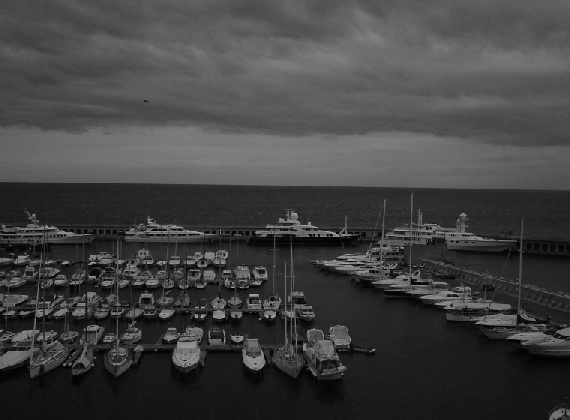
#> input picture computer_vision_tp_1_Bertrand_PATUREL/images/boat.png, 570 x 420 px
$ jupyter execute radiometry_Bertrand_PATUREL.ipynb
#> lines starting #> are read from the running program, lines starting #| are printed output that depends on the picture
# Part 2 : Histogram manipulation and equalisation

In this part of the TP, we are going to look at histogram equalisation. First, let us load the necessary packages and redefine some helper functions. Note that in this part of TP, you can use the plt.imshow function, since we are not interested in the aliasing effects which might occur.

### Your task

In the lab work, you must fill in the code in the places marked FILL IN CODE, or answer the written questions directly on the notebook.

[cell 1]
from matplotlib import pyplot as plt
import numpy as np
import imageio
from skimage import color

is_colab = False

def read_image(file_name):
#> called with file_name = 'images/boat.png'
    img_color = imageio.imread(file_name)
#> img_color is the input picture: shape (420, 570, 3); min 0, max 182, mean 65.7
    # NOTE : color.rgb2gray converts to the range 0 ... 1
    img_gray = color.rgb2gray(img_color)
    return img_gray,img_color

def write_image(img_in,file_name_out):
    imageio.imwrite(file_name_out, np.uint8(255.0*img_in))

def display_image(img_in):
    if (img_in.ndim == 2):
        plt.imshow(img_in,cmap='gray')
    elif (img_in.ndim == 3):
        # careful, in this case we supppose the pixel values are between 0 and 255
        plt.imshow(np.uint8(img_in))
    else:
        print('Error, unknown number of dimensions in image')
    return

[cell 2]
file_dir = 'images/'
file_name = 'boat'
file_ext = '.png'

if (is_colab == True):
  !wget "https://perso.telecom-paristech.fr/anewson/doc/images/boat.png"
  img_gray,_ = read_image(file_name+file_ext)
else:
  img_gray,_ = read_image(file_dir+file_name+file_ext)

display_image(img_gray)
img_gray.shape
#> Out = (420, 570)

As you can see, this image has pretty bad contrast : it is difficult to see in it. Now, display the histogram of this image to show this (see the intro to images notebook for help)

[cell 3]
_ = plt.hist(img_gray.flatten(), bins=np.linspace(0,1,256))
#> figure, not shown here; tallest bar 6438 high, from x = 0.0941 to 0.098

You will notice that the histogram is not very well spread out over the whole range of the image. We are going to correct this in this part of the TP, by imposing a __uniform histogram__ on the image.

Firstly, calculate the cumulative histogram $H$ of the image and display it (use the np.cumsum function).

[cell 4]
hist_vals,_ = np.histogram(img_gray.flatten(), bins=np.linspace(0,1,255))
#> hist_vals = 254 values, max 4073 at index 21, min 0 at index 168, mean 942.5
plt.plot(np.cumsum(hist_vals)/(img_gray.shape[0]*img_gray.shape[1]))
#> figure, not shown here; curve peaks at x = 181, y = 1

## Histogram equalisation

Now, if we apply the cumulative histogram $H$ as a contrast change, then we are imposing a uniform histogram on the image (see the lesson slides). A contrast change means we do not change the order of the __values__ of the pixels. We are going to use $H$ as a type of lookup table to find the new values of the image.

In practice, this can be done with the following method :

- normalise the cumulative histogram such that the largest value is 1.0. This will map the final image to the interval $0, \dots, 1$ (you will still have a discrete list of values, but floating point ones)
- convert the image grey-levels back to the interval $\{0, \dots 255\}$ as int values. This will allow us to use these values as indices in H
- apply the cumulative histogram to the values of the image pixels

Implement this algorithm now in a function ``equalize_histogram``. __Note__ In the ``np.histogram`` function, the histogram values have one less element than the histogram bins

[cell 5]
def equalize_histogram(img_in):
    shape = img_in.shape
#> shape = (420, 570)

    hist_vals, hist_bins = np.histogram(img_in.flatten(), bins=np.linspace(0,1,257))
#> hist_vals = 256 values, max 4073 at index 22, min 0 at index 169, mean 935.2; hist_bins = 257 values from 0 to 1
    cumul = np.cumsum(hist_vals)
#> cumul = 256 values from 38 to 239400
    cumulative_hist = cumul / cumul.max()
#> cumulative_hist = 256 values from 0.000159 to 1
    int_img = img_in * 255
    flattened_img = int_img.flatten()
    flattened_img = np.array([cumulative_hist[int(x)] for x in flattened_img])
    img_equalise = flattened_img.reshape((shape[0],shape[1]))
    return img_equalise

Carry out the algorithm on the input image and display the image. Is the result better ?

[cell 6]
img_gray_equalise = equalize_histogram(img_gray)

fig = plt.figure(figsize=(20,20))

fig.add_subplot(1,2,1)
display_image(img_gray)
plt.title('equalized image')

fig.add_subplot(1,2,2)
display_image(img_gray_equalise)
plt.title('equalized image')
plt.show()
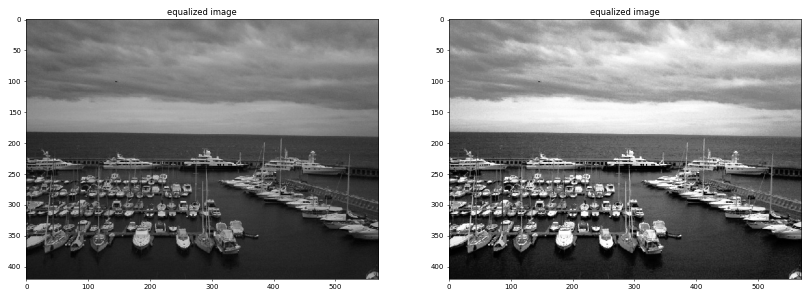
#> figure drawn by matplotlib, 2 panels

Now, we display both the histogram and cumulative histogram of the equalised image

[cell 7]
hist_vals, hist_bins,_ = plt.hist(img_gray_equalise.flatten(), bins=np.linspace(0,1,255))
#> hist_vals = 254 values, max 6438 at index 39, min 0 at index 10, mean 942.5; hist_bins = 255 values from 0 to 1
plt.figure()
plt.plot(hist_bins[:-1],hist_vals.cumsum()/hist_vals.cumsum().max())
#> figure, not shown here; tallest bar 6438 high, from x = 0.154 to 0.157
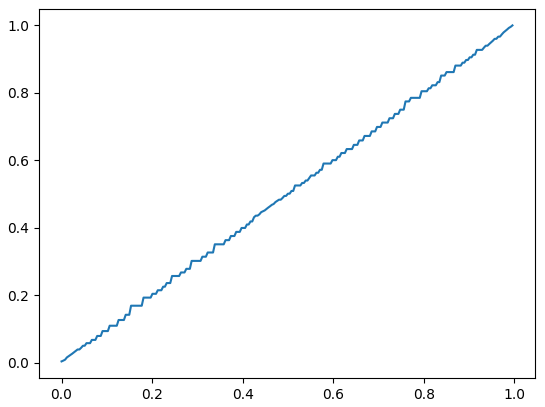
#> figure drawn by matplotlib, 1 panel; curve peaks at x = 0.996, y = 1

__Questions__ Is the histogram of the equalised image perfectly uniform (flat) ? Why is this the case ?

__Answer__

### Colour images

Let us try to apply our algorithm to a colour image. First, let's read the image and display it

[cell 8]
file_dir = 'images/'
file_name = 'alps_contrast'
file_ext = '.png'

if (is_colab == True):
  !wget "https://perso.telecom-paristech.fr/anewson/doc/images/alps_contrast.png"
  _,img_color = read_image(file_name+file_ext)
else:
  _,img_color = read_image(file_dir+file_name+file_ext)
#> call 2 of read_image, with file_name = 'images/alps_contrast.png'
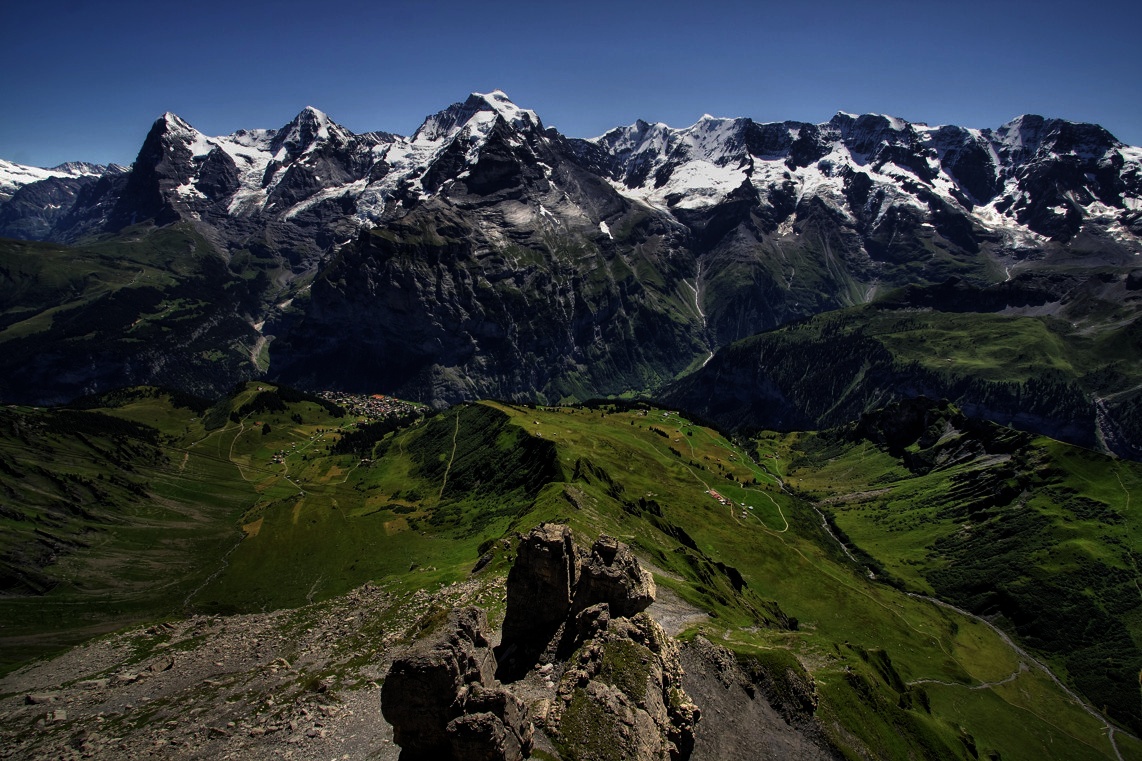
#> input picture computer_vision_tp_1_Bertrand_PATUREL/images/alps_contrast.png, 1142 x 761 px
#> in read_image, img_color is the input picture: shape (761, 1142, 3); mean R, G, B 46.4, 53.2, 55.4
#> in read_image (call 2), `img_gray = color.rgb2gray(img_color)`:
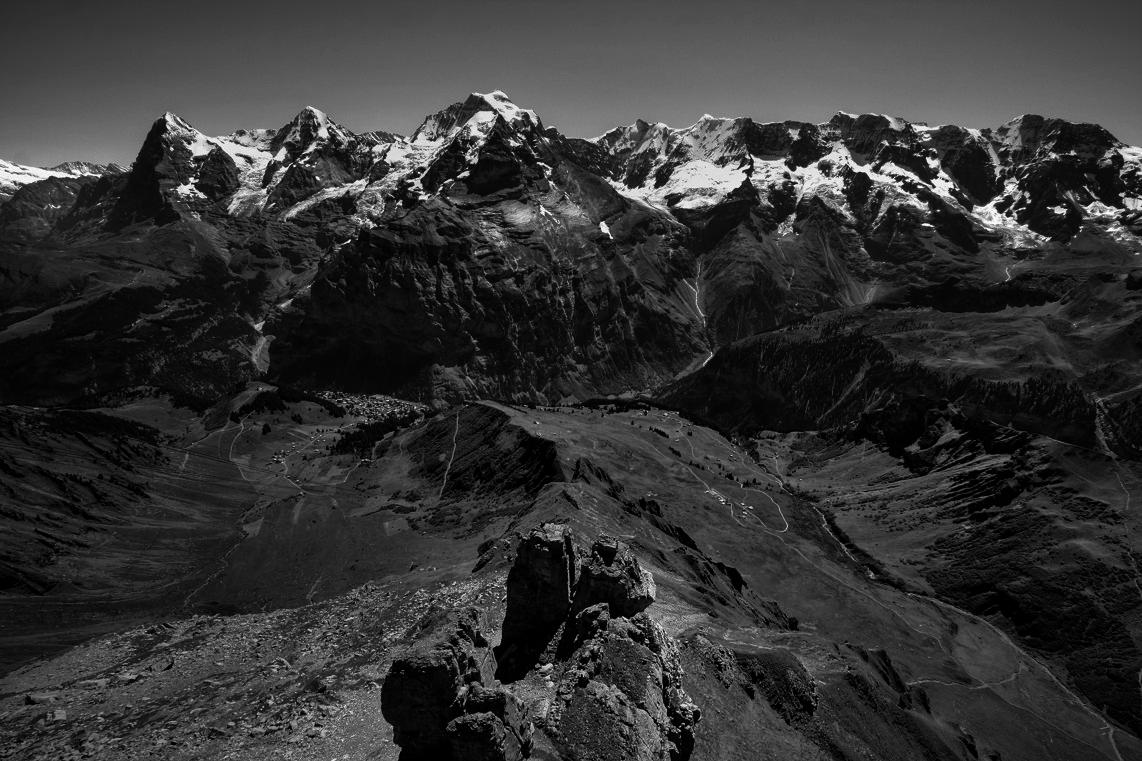
#> img_gray: shape (761, 1142) float64; min 0, max 1, mean 0.204

display_image(img_color)
img_color.shape
#> Out = (761, 1142, 3)

Now, create a function ``equalize_histogram_color`` which uses your grey-level function to carry out colour histogram equalisation in each colour channel independently, and display the output image. Careful to

- normalise the input range to $0, \dots, 1$ for each channel when processing it
- put the output range back to $0, \dots, 255$ when displaying.

To view the result better, you can write it to a file.

[cell 9]
def equalize_histogram_color(img_color):
    shape = img_color.shape
#> shape = (761, 1142, 3)
    img_color_normalised = img_color / 255
    r = equalize_histogram(img_color_normalised[:,:,0])
    g = equalize_histogram(img_color_normalised[:,:,1])
#> in equalize_histogram (call 3), `hist_vals, hist_bins = np.histogram(img_in.flatten(), bins=np.linspace..`: hist_vals = 256 values, max 15679 at index 11, min 0 at index 72, mean 3394.8
#> in equalize_histogram (call 3), `cumul = np.cumsum(hist_vals)`: cumul = 256 values from 7857 to 869062
#> in equalize_histogram (call 3), `cumulative_hist = cumul / cumul.max()`: cumulative_hist = 256 values from 0.00904 to 1
#> in equalize_histogram (call 3), `img_equalise = flattened_img.reshape((shape[0],shape[1]))`:
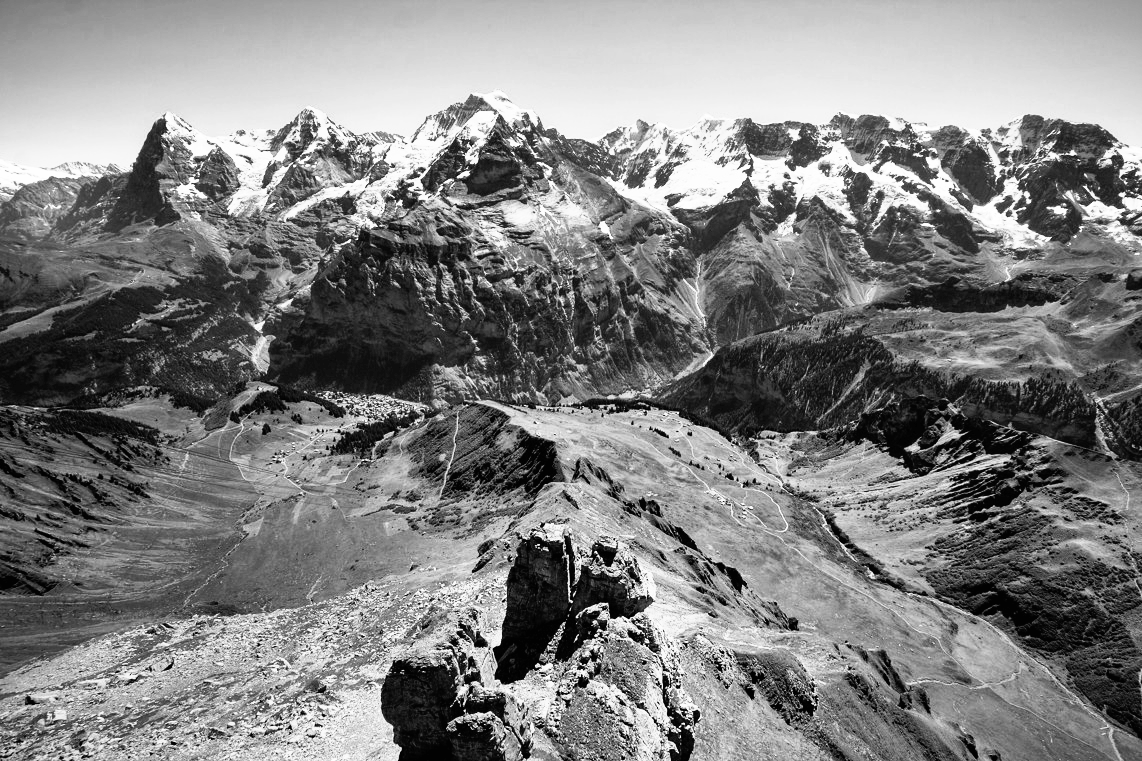
#> img_equalise: shape (761, 1142) float64; min 0.00904, max 1, mean 0.505
    b = equalize_histogram(img_color_normalised[:,:,2])
#> in equalize_histogram (call 4), `hist_vals, hist_bins = np.histogram(img_in.flatten(), bins=np.linspace..`: hist_vals = 256 values, max 19599 at index 11, min 0 at index 72, mean 3394.8
#> in equalize_histogram (call 4), `cumul = np.cumsum(hist_vals)`: cumul = 256 values from 9457 to 869062
#> in equalize_histogram (call 4), `cumulative_hist = cumul / cumul.max()`: cumulative_hist = 256 values from 0.0109 to 1
#> in equalize_histogram (call 4), `img_equalise = flattened_img.reshape((shape[0],shape[1]))`:
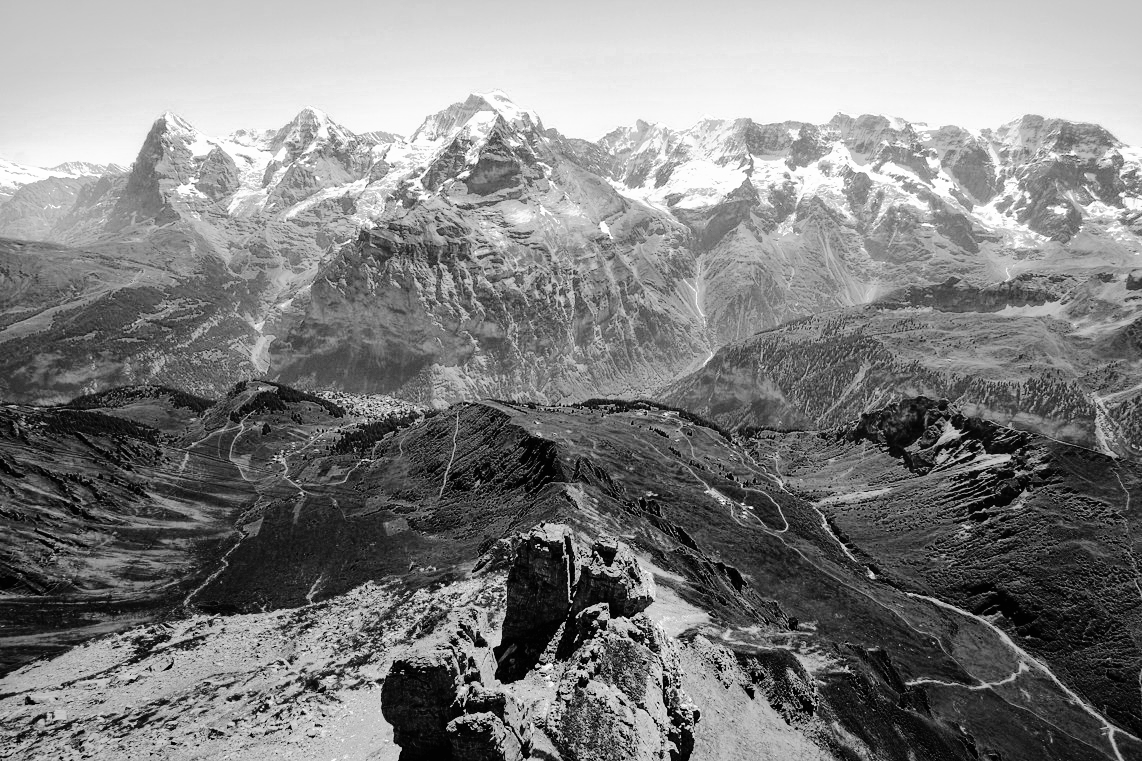
#> img_equalise: shape (761, 1142) float64; min 0.0109, max 1, mean 0.505
    img_color_equalized = np.zeros(shape)
    img_color_equalized[:,:,0] = r
    img_color_equalized[:,:,1] = g
    img_color_equalized[:,:,2] = b
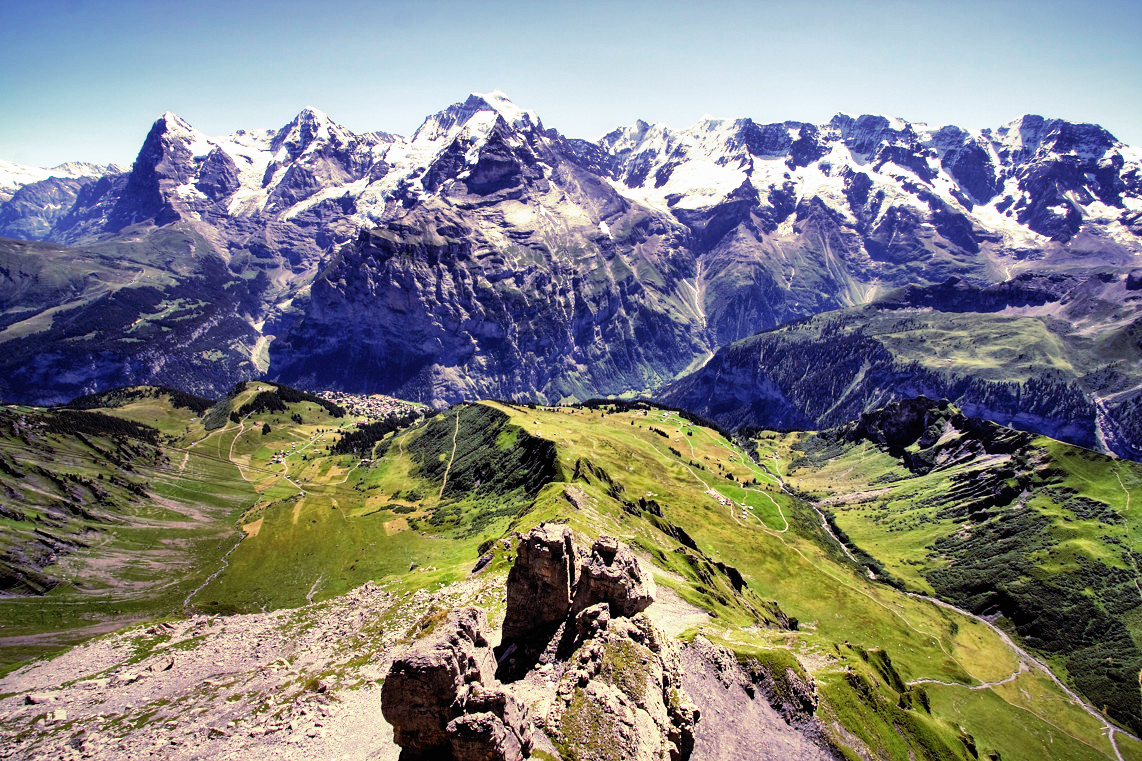
#> img_color_equalized: shape (761, 1142, 3) float64; mean of channels 0, 1, 2 0.505, 0.505, 0.505; drawn as R, G, B
    return img_color_equalized


img_color_equalized = equalize_histogram_color(img_color)
display_image(255.0 * img_color_equalized)

write_image(img_color_equalized,file_name+'_equalised.png')
